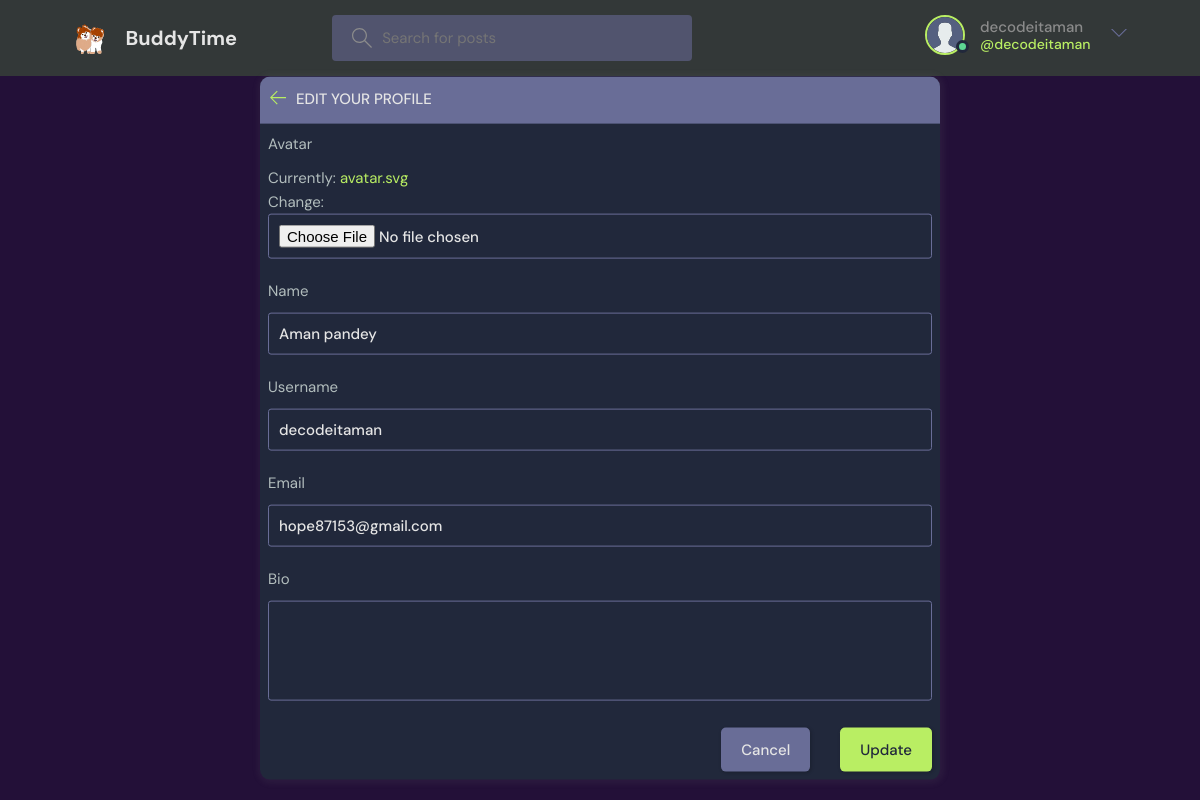
The page /update-user/ (signed in) on the database its author committed.
### base/models.py (models this page shows)
class User(AbstractUser):
    name = models.CharField(max_length=200, null=True)
    email = models.EmailField(unique=True, null=True)
    bio = models.TextField(null=True)
    avatar = models.ImageField(null=True, default="avatar.svg")
    USERNAME_FIELD = 'email'
    REQUIRED_FIELDS = ['username']

### base/views.py (the view)
# urls.py: path('update-user/', views.updateUser, name="update-user"),
@login_required(login_url='login')
def updateUser(request):
    user = request.user
    form = UserForm(instance=user)
    if request.method == 'POST':
        form = UserForm(request.POST, request.FILES, instance=user)
        if form.is_valid():
            form.save()
            return redirect('user-profile', pk=user.id)
    return render(request, 'base/update-user.html', {'form': form})

### base/forms.py
class UserForm(ModelForm):
    class Meta:
        model = User
        fields = ['avatar', 'name', 'username', 'email', 'bio']

### base/templates/base/update-user.html (shortened to what this page needs)
{% extends 'main.html' %}
{% block content %}
<main class="update-account layout">
  <div class="container">
    <div class="layout__box">
      <div class="layout__boxHeader">
        <div class="layout__boxTitle">
          <a href="{% url 'home' %}">
            <svg version="1.1" xmlns="http://www.w3.org/2000/svg" width="32" height="32" viewBox="0 0 32 32">
              <title>arrow-left</title>
              <path
                d="M13.723 2.286l-13.723 13.714 13.719 13.714 1.616-1.611-10.96-10.96h27.625v-2.286h-27.625l10.965-10.965-1.616-1.607z">
              </path>
            </svg>
          </a>
          <h3>Edit your profile</h3>
        </div>
      </div>
      <div class="layout__body" style="align-items: center;">
        <form class="form" action="" method="POST" enctype="multipart/form-data">
          {% for field in form %}
          <div class="form__group">
            <label for="profile_pic">{{field.label}}</label>
            {{field}}
          </div>
          {% endfor %}
          <div class="form__action">
            <a class="btn btn--dark" href="index.html">Cancel</a>
            <button class="btn btn--main" type="submit">Update</button>
          </div>
        </form>
      </div>
    </div>
  </div>
</main>
{% endblock content %}

### templates/navbar.html (shortened to what this page needs)
{% load static %}
<header class="header header--loggedIn" style= "background-color: rgb(51, 56, 56)">
    <div class="container">
        <a href="{% url 'home' %}" class="header__logo">
            <img src="{% static 'images/buddyandboo.svg' %}" />
            <h1>BuddyTime</h1>
        </a>
        <form class="header__search" method="GET" action="{% url 'home' %}">
            <label>
                <input name="q" placeholder="Search for posts" />
            </label>
        </form>
        <nav class="header__menu">
            {% if request.user.is_authenticated %}
            <div class="header__user">
                <a href="{% url 'update-user' %}">
                    <div class="avatar avatar--medium active">
                        <img src="{{request.user.avatar.url}}" />
                    </div>
                    <p>{{request.user.username}} <span>@{{request.user.username}}</span></p>
                </a>
                <button class="dropdown-button">
                    <svg version="1.1" xmlns="http://www.w3.org/2000/svg" width="32" height="32" viewBox="0 0 32 32">
                        <title>chevron-down</title>
                        <path d="M16 21l-13-13h-3l16 16 16-16h-3l-13 13z"></path>
                    </svg>
                </button>
            </div>
            {% else %}
            <a href="{% url 'login' %}">
                <img src="{% static 'images/avatar.svg' %}" />
                <p>Login</p>
            </a>
            {% endif %}
        </nav>
    </div>
</header>

### rows shown on the page
User: user.avatar (placeholder picture), user.username "decodeitaman", form "Aman pandey" "decodeitaman" "hope87153@gmail.com"

### other values the page prints
{{ field.label }} "Avatar" "Name" "Username" "Email" "Bio"
